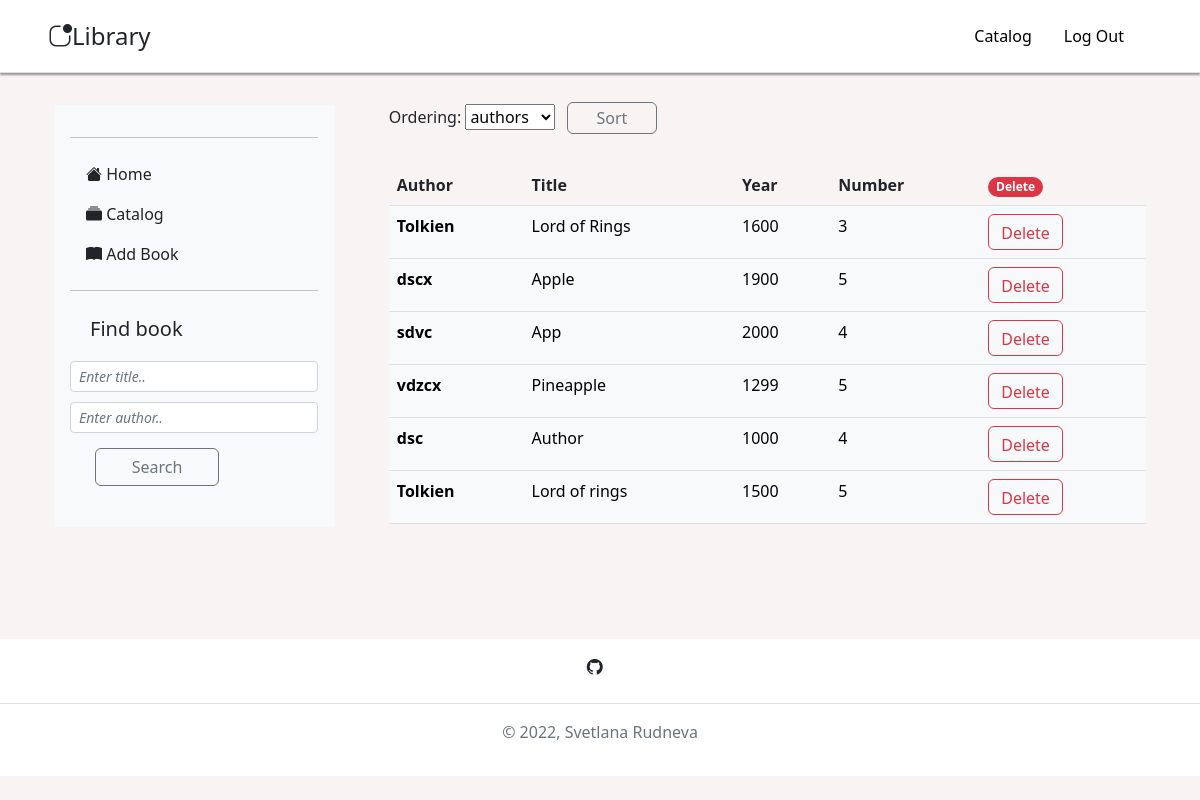
The app's page /books-catalog/ (signed in), older data.
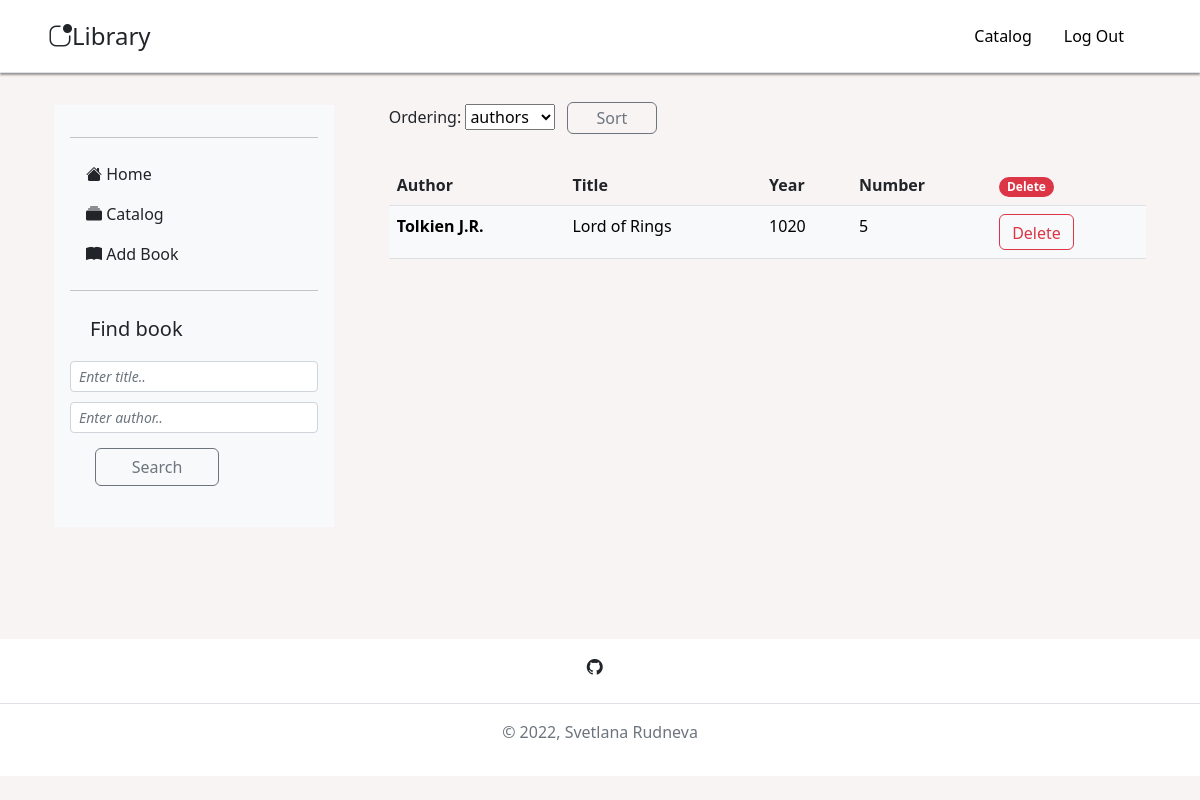
The same page, newer data.
### books/models.py (models this page shows, shortened)
class Book(models.Model):
    author = models.CharField(max_length=100)
    title = models.CharField(max_length=150, unique=True)
    year = models.IntegerField(default=2022)
    number = models.IntegerField(default=0)
    description = models.TextField(blank=True)
    about_author = models.TextField(blank=True)
    class Meta:
        verbose_name_plural = "books"
    def get_absolute_url(self):
        return f"/book/{self.title}"

### books/views.py (the view)
# urls.py: path('books-catalog/', catalog, name="catalog"),
@login_required(login_url='signin')
def catalog(request):
    books = Book.objects.all()
    if request.method == 'GET':
        form = BooksFilterForm(request.GET)
        if form.is_valid() and form.cleaned_data["ordering"]:
            books = books.order_by(form.cleaned_data["ordering"])
    else:
        form = BooksFilterForm()
    context = {
        "books": books,
        "form": form,
    }
    return render(request, "catalog.html", context)

### books/forms.py
class BooksFilterForm(forms.Form):
    ordering = forms.ChoiceField(required=False, choices=[
        ["author", "authors"],
        ["-author", "authors^"],
        ["year", "years"],
        ["year", "years^"],
    ])

### templates/catalog.html (shortened to what this page needs)
{% extends "base.html" %}
{% block content %}
  <form method="get">
    {{form}}
    <button type="submit" class="btn btn-outline-secondary" style="margin: 7px; margin-top: 5px; width: 12%; padding: 3px;">Sort</button>
  </form>
  <table class="table table-hover">
    <thead>
    <tr>
      <th scope="col">Author</th>
      <th scope="col">Title</th>
      <th scope="col">Year</th>
      <th scope="col">Number</th>
      <th scope="col"><span class="badge rounded-pill bg-danger">Delete</span></th>
    </tr>
    </thead>
    <tbody>
      {% for book in books %}
        <tr class="table-light">
          <th scope="row">{{ book.author }}</th>
          <td><a href="{{ book.get_absolute_url }}" class="nav-link" style="color:black;">{{ book.title }}</a></td>
          <td>{{ book.year }}</td>
          <td>{{ book.number }}</td>
          <td><form action="{% url 'delete' book.title %}" method="POST">
            <button type="submit" class="btn btn-outline-danger" style="height:36px;">Delete</button>
          </form></td>
        </tr>
      {% endfor %}
    </tbody>
  </table>
{% endblock %}

### templates/base.html (shortened to what this page needs)
{% load static %}
<!DOCTYPE html>
<html lang="en">
<head>
    <link rel="stylesheet" href="https://use.fontawesome.com/releases/v5.8.1/css/all.css">
    <link href="https://getbootstrap.com/docs/5.2/dist/css/bootstrap.min.css" rel="stylesheet">
    <link rel="stylesheet" href="https://cdn.jsdelivr.net/npm/bootstrap-icons@1.8.3/font/bootstrap-icons.css">
    <link href="{% static 'css/style.css' %}" rel="stylesheet">
</head>
<body>
  {% include "header.html" %}
  <main class="container">
    {% block home %}
        <div class="container">
        <div class="row g-4">
          <div class="col-lg-5">
            <div class="navbar navbar-expand-lg mx-0">
              <div class="offcanvas offcanvas-start">
                {% include "sidebar.html" %}
              </div>
            </div>
          </div>
        <div class="col-md-8 col-lg-6 vstack gap-4">
            {% block content %}
            {% endblock %}
        </div>
        </div>
        </div>
    {% endblock %}
  </main>
  {% include "footer.html" %}
</body>
</html>

### templates/header.html
<header class="d-flex flex-wrap justify-content-center py-3 mb-4 border-bottom">
    <a href="/" class="d-flex align-items-center mb-3 mb-md-0 me-md-auto text-dark text-decoration-none">
      <svg class="bi me-2" width="40" height="32"><use xlink:href="#bootstrap"></use></svg>
      <span class="fs-4"><i class="bi bi-app-indicator"></i>Library</span>
    </a>
    <ul class="nav nav-pills" style="margin-right: 5%;">
      <li class="nav-item"><a href="{% url 'catalog' %}" class="nav-link" style="color:black;">Catalog</a></li>
      {% if request.user.is_authenticated %}
      <li class="nav-item"><a href="{% url 'logout' %}" class="nav-link" style="color:black;">Log Out</a></li>
      {% else %}
      <li class="nav-item"><a href="{% url 'signup' %}" class="nav-link" style="color:black;">Sign Up</a></li>
      <li class="nav-item"><a href="{% url 'signin' %}" class="nav-link" style="color:black;">Sign In</a></li>
      {% endif %}
    </ul>
</header>

### templates/sidebar.html
<aside>
    <div class="d-flex flex-column flex-shrink-0 p-3 bg-light" style="width: 280px;">
        <hr>
        <ul class="nav nav-pills flex-column mb-auto">
          <li class="nav-item">
            <a href="{% url 'home' %}" class="nav-link link-dark" aria-current="page">
              <i class="bi bi-house-fill"></i>
              Home
            </a>
          </li>
          <li>
            <a href="{% url 'catalog' %}" class="nav-link link-dark">
              <i class="bi bi-collection-fill"></i>
              Catalog
            </a>
          </li>
          <li>
            <a href="{% url 'add' %}" class="nav-link link-dark">
              <i class="bi bi-book-fill"></i>
              Add Book
            </a>
          </li>
        </ul>
        <hr>
        <p class="h5" style="margin: 10px; margin-left: 20px;">Find book</p>
        <form action="{% url 'search' %}" method="get">
            <div class="filter-wrap" id="filter-wrap">
                <div class="filter-box">
                    <div class="fb-sect">
                      <input class="form-control form-control-sm" type="text" id="title" name="title" placeholder="Enter title.." style="margin:10px; margin-left:0px; font-style: italic;">
                    </div>
                    <div class="fb-sect">
                      <input class="form-control form-control-sm" type="text" id="author" name="author" placeholder="Enter author.." style="margin:10px; margin-left:0px; font-style: italic;">
                    </div>
                    <button type="submit" class="btn btn-outline-secondary" style="margin: 25px; margin-top: 5px; width: 50%;">Search</button>
                </div>
        </form>
    </div>
</aside>

### templates/footer.html
<div class="justify-content-center">
    <footer class="py-3 my-4">
        <div class="nav justify-content-center border-bottom pb-4 mb-3">
            <li>
                <a href="https://github.com/FieryCunningFox" class="col-md-4 d-flex align-items-center justify-content-center mb-3 mb-md-0 me-md-auto link-dark text-decoration-none" style="height: 100%;">
                    <i class="bi bi-github"></i>
                </a>
            </li>
        </div>
        <p class="text-center text-muted">© 2022, Svetlana Rudneva</p>
    </footer>
</div>

### static/css/style.css (style rules this page uses)
body { min-height: 100%; background-color: #f9f4f4; overflow-y: auto; scroll-behavior: auto; display: flex; flex-direction: column; }
html { height: 100%; }
main { max-height: 100vh; overflow-y: auto; scroll-behavior: auto; flex-grow: 1; }
.container, .container-fluid, .container-lg, .container-md, .container-sm, .container-xl, .container-xxl { width: 100%; padding-right: 12px; padding-right: var(--ct-gutter-x,12px); padding-left: 12px; padding-left: var(--ct-gutter-x,12px); margin-right: auto; margin-left: auto; overflow: hidden; margin-bottom: 20px; }
.text-center { text-align: center !important; }
header { background-color: white; box-shadow: 0 2px 2px rgba(0, 0, 0, 0.4); width: 100%; }
footer { background-color: white; width: 100%; bottom: 0; }
.row { --bs-gutter-x: 1.5rem; --bs-gutter-y: 0; display: flex; flex-wrap: wrap; margin-top: calc(-1 * var(--bs-gutter-y)); margin-right: calc(-.5 * var(--bs-gutter-x)); margin-left: calc(-.5 * var(--bs-gutter-x)); }
.col-lg-5 { width: 30%; }
.gap-4 { gap: 1.5rem !important; }
.vstack { display: flex; flex: 1 1 auto; flex-direction: column; align-self: stretch; }
.col-lg-6 { flex: 0 0 auto; width: 70%; }

Row changes from the older to the newer data that the page shows:
removed Book: author "Tolkien", title "Lord of Rings", year "1600", number "3"
removed Book: author "dscx", title "Apple", year "1900", number "5"
removed Book: author "sdvc", title "App", year "2000", number "4"
removed Book: author "vdzcx", title "Pineapple", year "1299", number "5"
removed Book: author "dsc", title "Author", year "1000", number "4"
removed Book: author "Tolkien", title "Lord of rings", year "1500", number "5"
added Book: author "Tolkien J.R.", title "Lord of Rings", year "1020", number "5"
